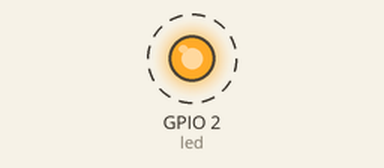
The program below on a simulated ESP32 board running MicroPython. Shown: output pins drawn as LEDs (lit = HIGH). Dashed ring = blinking. What the program prints to the serial console is not drawn.

Above: at 0.5 s.
Timing chart, 0 to 4.6 s (numbered marks = the images above):
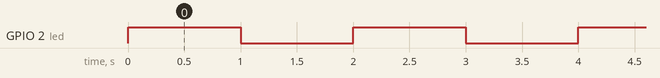

Measured:
- by itself, GPIO 2 (led): alternates HIGH for 1.0 s and LOW for 1.0 s

The program:

Led_Local.py
```python
from machine import Pin
import time

# Configurar el pin del LED (generalmente GPIO 2)
led = Pin(2, Pin.OUT)

# Función para encender el LED
def led_on():
    led.value(1)

# Función para apagar el LED
def led_off():
    led.value(0)

# Bucle para encender y apagar el LED cada segundo
while True:
    led_on()
    print("LED encendido")
    time.sleep(1)
    led_off()
    print("LED apagado")
    time.sleep(1)
```
